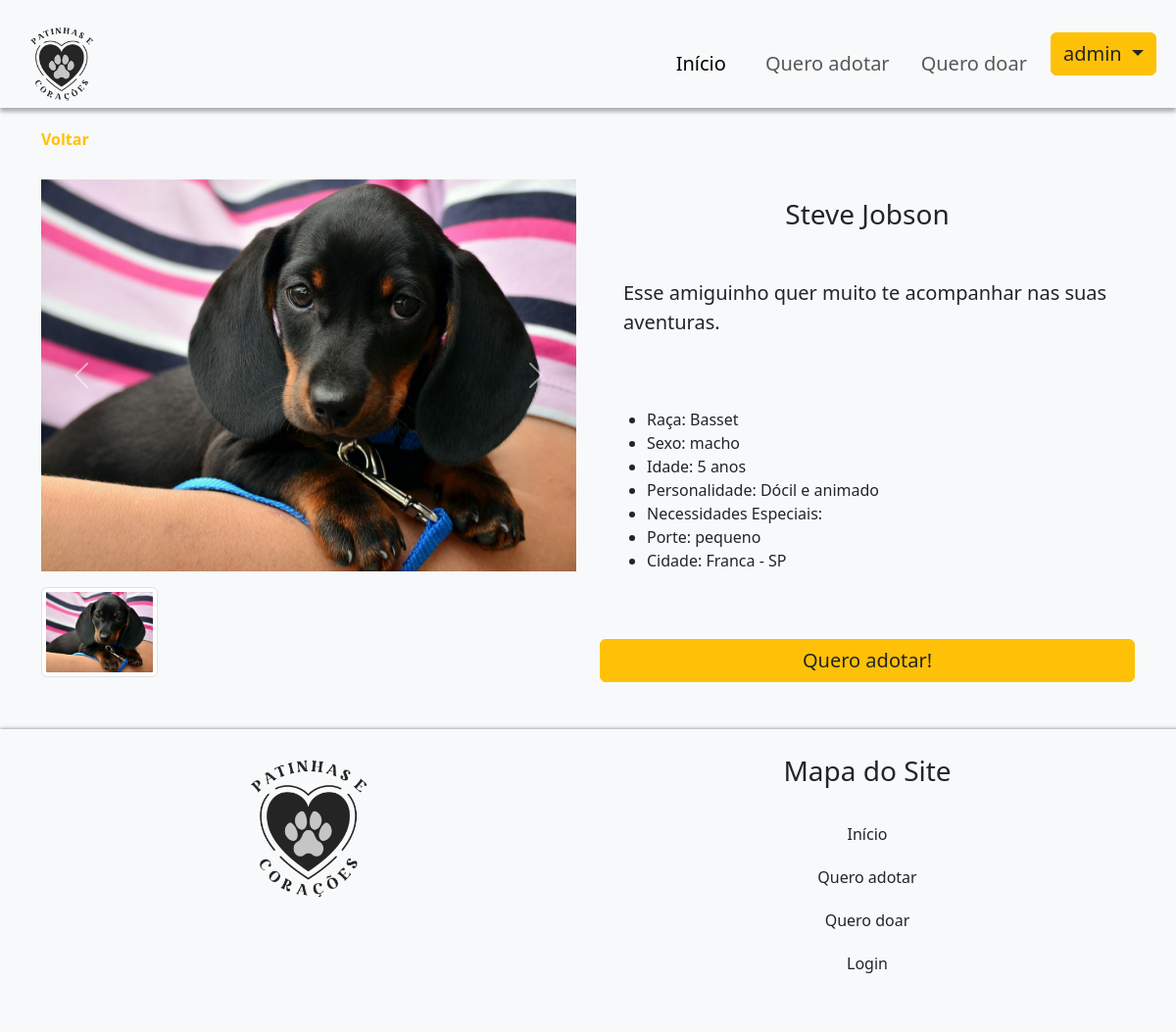
The app's page /pet/show/18 (signed in) with its own data.
### tables this page shows
CREATE TABLE `pet_images`  (
  `image_id` int NOT NULL AUTO_INCREMENT,
  `pet_id` int NOT NULL COMMENT 'FK',
  `image` varchar(255) NULL,
  `created_at` timestamp NULL DEFAULT CURRENT_TIMESTAMP,
  PRIMARY KEY (`image_id`)
);

CREATE TABLE `pets`  (
  `pet_id` int NOT NULL AUTO_INCREMENT,
  `pet_name` varchar(50) NOT NULL,
  `state` varchar(2) NULL,
  `city` varchar(100) NULL,
  `description` varchar(255) NOT NULL,
  `type` enum('cachorro','gato','outro') NOT NULL,
  `gender` enum('macho','femea','nao sei') NOT NULL,
  `breed` varchar(20) NULL DEFAULT NULL,
  `age` smallint NOT NULL,
  `size` enum('pequeno','medio','grande') NULL DEFAULT NULL,
  `colour` varchar(20) NULL DEFAULT NULL,
  `personality` varchar(50) NULL DEFAULT NULL,
  `special_care` varchar(100) NULL DEFAULT NULL,
  `vaccinated` boolean NULL DEFAULT NULL,
  `castrated` boolean NULL DEFAULT NULL,
  `vermifuged` boolean NULL DEFAULT NULL,
  `is_adopted` boolean NULL DEFAULT NULL,
  `created_at` timestamp NULL DEFAULT CURRENT_TIMESTAMP,
  `updated_at` timestamp NULL DEFAULT CURRENT_TIMESTAMP ON UPDATE CURRENT_TIMESTAMP,
  PRIMARY KEY (`pet_id`)
);

### app/controllers/Controller.php (called while the page is built, shortened)
<?php
class Controller {
    protected function view($view, $data = []) {
        extract($data);
        require __DIR__ . '/../views/' . $view . '.php';
    }
}

### app/controllers/PetController.php (called while the page is built, shortened)
<?php
class PetController extends Controller
{
    private $petModel;
    public function __construct()
    {
        $this->petModel = new PetModel();
    }
    public function show($id)
    {
        $pet = $this->petModel->getById($id, 'pet_id');
        $this->view('pets/show', ['pet' => $pet]);
    }
}

### public/index.php (called while the page is built, shortened)
<?php
require_once BASE_PATH . '/app/routes/routes.php';

### app/models/Model.php (called while the page is built, shortened)
<?php
class Model {
    public function __construct() {
        $database = new Database();
        $this->conn = $database->getConnection();
    }
}

### app/config/Database.php (called while the page is built, shortened)
<?php
class Database {
    private $host = 'database';
    private $db_name = 'patinhas';
    private $username = 'wellington';
    private $password = 'Univesp2022';
    public function getConnection() {
        $this->conn = null;
        try {
            $this->conn = new PDO("mysql:host=" . $this->host . ";dbname=" . $this->db_name, $this->username, $this->password);
            $this->conn->exec("set names utf8");
        } catch(PDOException $exception) {
            echo "Connection error: " . $exception->getMessage();
        }
        return $this->conn;
    }
}

### app/models/PetModel.php (called while the page is built, shortened)
<?php
class PetModel extends Model {
    protected $table = 'pets';
    public function getById($id, $idColumn = 'pet_id')
    {
        $query = "SELECT * FROM " . $this->table . " WHERE $idColumn = :id";
        $stmt = $this->conn->prepare($query);
        $stmt->bindParam(':id', $id);
        $stmt->execute();
        $pet = $stmt->fetch(PDO::FETCH_ASSOC);
        if ($pet) {
            $queryImages = "SELECT * FROM pet_images WHERE pet_id = :pet_id";
            $stmtImages = $this->conn->prepare($queryImages);
            $stmtImages->bindParam(':pet_id', $pet['pet_id']);
            $stmtImages->execute();
            $pet['images'] = $stmtImages->fetchAll(PDO::FETCH_ASSOC);
        }
        return $pet;
    }
}

### app/views/pets/show.php (the view, shortened to what this page needs)
<?php include __DIR__ . '/../include/header.php'; ?>
<div class="main-content">
    <section class="container">
        <a href="/pets" class="text-warning fw-bold">Voltar</a>
        <div class="row mb-5">
            <div class="col m-auto pt-4">
                <?php if (!empty($pet['images'])): ?>
                    <div id="petImagesCarousel" class="carousel slide" data-bs-ride="carousel">
                        <div class="carousel-inner">
                            <?php foreach ($pet['images'] as $index => $image): ?>
                                <div class="carousel-item <?= $index === 0 ? 'active' : '' ?>">
                                    <img src="/assets/img/pets/<?= htmlspecialchars($image['image']) ?>" class="d-block w-100 img-fluid" style="max-height: 400px; object-fit: cover; object-position: center;" alt="<?= htmlspecialchars($pet['pet_name']) ?>">
                                </div>
                            <?php endforeach; ?>
                        </div>
                        <button class="carousel-control-prev" type="button" data-bs-target="#petImagesCarousel" data-bs-slide="prev">
                            <span class="carousel-control-prev-icon" aria-hidden="true"></span>
                        </button>
                        <button class="carousel-control-next" type="button" data-bs-target="#petImagesCarousel" data-bs-slide="next">
                            <span class="carousel-control-next-icon" aria-hidden="true"></span>
                        </button>
                    </div>
                    <div class="mt-3">
                        <div class="row">
                            <?php foreach ($pet['images'] as $index => $image): ?>
                                <div class="col-3">
                                    <img src="/assets/img/pets/<?= htmlspecialchars($image['image']) ?>" class="img-thumbnail" style="max-height: 100px; cursor: pointer; object-fit: cover; object-position: center;" data-bs-target="#petImagesCarousel" data-bs-slide-to="<?= $index ?>" <?= $index === 0 ? 'class="active"' : '' ?>>
                                </div>
                            <?php endforeach; ?>
                        </div>
                    </div>
                <?php else: ?>
                    <p>Nenhuma foto encontrada</p>
                <?php endif; ?>
            </div>
            <div class="col pt-4">
                <h1 class="fs-3 mb-auto p-4 text-center"><?= htmlspecialchars($pet['pet_name']) ?></h1>
                <p class="fs-5 mb-auto p-4"><?= htmlspecialchars($pet['description']) ?></p>
                <ul class="p-5">
                    <li>Raça: <?= htmlspecialchars($pet['breed']) ?></li>
                    <li>Sexo: <?= htmlspecialchars($pet['gender']) ?></li>
                    <li>Idade: <?= htmlspecialchars($pet['age']) ?> anos</li>
                    <li>Personalidade: <?= htmlspecialchars($pet['personality']) ?></li>
                    <li>Necessidades Especiais: <?= htmlspecialchars($pet['special_care']) ?></li>
                    <li>Porte: <?= htmlspecialchars($pet['size']) ?></li>
                    <li>Cidade: <?= htmlspecialchars($pet['city']) ?> - <?= htmlspecialchars($pet['state']) ?></li>
                </ul>
                <a type="button" class="btn btn-warning text-dark nav-item fw-bolded fs-5 d-flex flex-column" href="/adoption/request/<?= htmlspecialchars($pet['pet_id']) ?>">Quero adotar!</a>
            </div>
        </div>
    </section>
</div>
<?php include __DIR__ . '/../include/footer.php'; ?>

### public/assets/css/default-style.css (style rules this page uses)
.main-content { margin-top: 110px; }
a { display: inline-block; margin-top: 20px; color: #007BFF; text-decoration: none; }
html, body { height: 100%; margin: 0; }
body { display: flex; flex-direction: column; background-color: #f8f9fa; }

### records on screen
pet_images: image (picture)
pets: pet_name "Steve Jobson", description "Esse amiguinho quer muito te acompanhar nas suas aventuras.", breed "Basset", gender "macho", age "5", personality "Dócil e animado", size "pequeno", city "Franca", state "SP"

### other values on screen
$_SESSION['user_login'] "admin"
